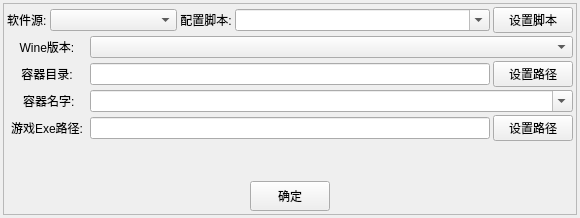
<?xml version="1.0" encoding="UTF-8"?>
<ui version="4.0">
 <class>vekAppAddAT</class>
 <widget class="QWidget" name="vekAppAddAT">
  <property name="geometry">
   <rect>
    <x>0</x>
    <y>0</y>
    <width>580</width>
    <height>218</height>
   </rect>
  </property>
  <property name="minimumSize">
   <size>
    <width>580</width>
    <height>200</height>
   </size>
  </property>
  <property name="maximumSize">
   <size>
    <width>580</width>
    <height>220</height>
   </size>
  </property>
  <property name="windowTitle">
   <string>Dialog</string>
  </property>
  <property name="windowIcon">
   <iconset resource="../vek_res.qrc">
    <normaloff>:/res/img/vek.ico</normaloff>:/res/img/vek.ico</iconset>
  </property>
  <layout class="QGridLayout" name="gridLayout">
   <property name="leftMargin">
    <number>3</number>
   </property>
   <property name="topMargin">
    <number>3</number>
   </property>
   <property name="rightMargin">
    <number>3</number>
   </property>
   <property name="bottomMargin">
    <number>3</number>
   </property>
   <property name="spacing">
    <number>3</number>
   </property>
   <item row="0" column="0">
    <widget class="QFrame" name="verticalFrame">
     <property name="minimumSize">
      <size>
       <width>0</width>
       <height>0</height>
      </size>
     </property>
     <property name="maximumSize">
      <size>
       <width>16777215</width>
       <height>16777215</height>
      </size>
     </property>
     <property name="frameShape">
      <enum>QFrame::StyledPanel</enum>
     </property>
     <property name="frameShadow">
      <enum>QFrame::Raised</enum>
     </property>
     <layout class="QVBoxLayout" name="verticalLayout" stretch="15,15,15,15,15,15,15">
      <property name="spacing">
       <number>3</number>
      </property>
      <property name="leftMargin">
       <number>0</number>
      </property>
      <property name="topMargin">
       <number>0</number>
      </property>
      <property name="rightMargin">
       <number>0</number>
      </property>
      <property name="bottomMargin">
       <number>0</number>
      </property>
      <item>
       <layout class="QHBoxLayout" name="horizontalLayout_7" stretch="1,20,1,40,10">
        <property name="spacing">
         <number>3</number>
        </property>
        <property name="leftMargin">
         <number>3</number>
        </property>
        <property name="topMargin">
         <number>3</number>
        </property>
        <property name="rightMargin">
         <number>3</number>
        </property>
        <item>
         <widget class="QLabel" name="label_3">
          <property name="text">
           <string>软件源:</string>
          </property>
         </widget>
        </item>
        <item>
         <widget class="QComboBox" name="comboBox_SrcApp"/>
        </item>
        <item>
         <widget class="QLabel" name="label_6">
          <property name="text">
           <string>配置脚本:</string>
          </property>
          <property name="alignment">
           <set>Qt::AlignCenter</set>
          </property>
         </widget>
        </item>
        <item>
         <widget class="vekPanelAT" name="comboBox_JsonUrl">
          <property name="editable">
           <bool>true</bool>
          </property>
         </widget>
        </item>
        <item>
         <widget class="QPushButton" name="pushButton_AutoJson">
          <property name="text">
           <string>设置脚本</string>
          </property>
         </widget>
        </item>
       </layout>
      </item>
      <item>
       <layout class="QHBoxLayout" name="horizontalLayout_2" stretch="10,60">
        <property name="spacing">
         <number>3</number>
        </property>
        <property name="leftMargin">
         <number>3</number>
        </property>
        <property name="rightMargin">
         <number>3</number>
        </property>
        <item>
         <widget class="QLabel" name="label">
          <property name="text">
           <string>Wine版本:</string>
          </property>
          <property name="alignment">
           <set>Qt::AlignCenter</set>
          </property>
         </widget>
        </item>
        <item>
         <widget class="QComboBox" name="comboBox_WinVersion"/>
        </item>
       </layout>
      </item>
      <item>
       <layout class="QHBoxLayout" name="horizontalLayout_5" stretch="10,50,10">
        <property name="spacing">
         <number>3</number>
        </property>
        <property name="leftMargin">
         <number>3</number>
        </property>
        <property name="rightMargin">
         <number>3</number>
        </property>
        <property name="bottomMargin">
         <number>0</number>
        </property>
        <item>
         <widget class="QLabel" name="label_4">
          <property name="text">
           <string>容器目录:</string>
          </property>
          <property name="alignment">
           <set>Qt::AlignCenter</set>
          </property>
         </widget>
        </item>
        <item>
         <widget class="QLineEdit" name="lineEdit_DockPath"/>
        </item>
        <item>
         <widget class="QPushButton" name="pushButton_AutoDockPath">
          <property name="sizePolicy">
           <sizepolicy hsizetype="Minimum" vsizetype="Fixed">
            <horstretch>0</horstretch>
            <verstretch>0</verstretch>
           </sizepolicy>
          </property>
          <property name="text">
           <string>设置路径</string>
          </property>
         </widget>
        </item>
       </layout>
      </item>
      <item>
       <layout class="QHBoxLayout" name="horizontalLayout_6" stretch="10,60">
        <property name="spacing">
         <number>3</number>
        </property>
        <property name="leftMargin">
         <number>3</number>
        </property>
        <property name="rightMargin">
         <number>3</number>
        </property>
        <item>
         <widget class="QLabel" name="label_5">
          <property name="text">
           <string> 容器名字:</string>
          </property>
          <property name="alignment">
           <set>Qt::AlignCenter</set>
          </property>
         </widget>
        </item>
        <item>
         <widget class="QComboBox" name="comboBox_DockName">
          <property name="editable">
           <bool>true</bool>
          </property>
         </widget>
        </item>
       </layout>
      </item>
      <item>
       <layout class="QHBoxLayout" name="horizontalLayout_3" stretch="10,50,10">
        <property name="spacing">
         <number>3</number>
        </property>
        <property name="leftMargin">
         <number>3</number>
        </property>
        <property name="rightMargin">
         <number>3</number>
        </property>
        <item>
         <widget class="QLabel" name="label_2">
          <property name="text">
           <string>游戏Exe路径:</string>
          </property>
          <property name="alignment">
           <set>Qt::AlignCenter</set>
          </property>
         </widget>
        </item>
        <item>
         <widget class="QLineEdit" name="lineEdit_AppExePath"/>
        </item>
        <item>
         <widget class="QPushButton" name="pushButton_SetExePath">
          <property name="sizePolicy">
           <sizepolicy hsizetype="Minimum" vsizetype="Fixed">
            <horstretch>0</horstretch>
            <verstretch>0</verstretch>
           </sizepolicy>
          </property>
          <property name="text">
           <string>设置路径</string>
          </property>
         </widget>
        </item>
       </layout>
      </item>
      <item>
       <layout class="QVBoxLayout" name="verticalLayout_2">
        <property name="leftMargin">
         <number>3</number>
        </property>
        <property name="rightMargin">
         <number>3</number>
        </property>
        <item>
         <widget class="QLabel" name="label_ProgText">
          <property name="text">
           <string/>
          </property>
          <property name="alignment">
           <set>Qt::AlignCenter</set>
          </property>
         </widget>
        </item>
       </layout>
      </item>
      <item>
       <layout class="QHBoxLayout" name="horizontalLayout" stretch="10,2,10">
        <property name="spacing">
         <number>3</number>
        </property>
        <property name="bottomMargin">
         <number>3</number>
        </property>
        <item>
         <spacer name="horizontalSpacer">
          <property name="orientation">
           <enum>Qt::Horizontal</enum>
          </property>
          <property name="sizeHint" stdset="0">
           <size>
            <width>40</width>
            <height>20</height>
           </size>
          </property>
         </spacer>
        </item>
        <item>
         <widget class="QPushButton" name="pushButton_DockDone">
          <property name="sizePolicy">
           <sizepolicy hsizetype="Minimum" vsizetype="Preferred">
            <horstretch>0</horstretch>
            <verstretch>0</verstretch>
           </sizepolicy>
          </property>
          <property name="text">
           <string>确定</string>
          </property>
         </widget>
        </item>
        <item>
         <spacer name="horizontalSpacer_2">
          <property name="orientation">
           <enum>Qt::Horizontal</enum>
          </property>
          <property name="sizeHint" stdset="0">
           <size>
            <width>40</width>
            <height>20</height>
           </size>
          </property>
         </spacer>
        </item>
       </layout>
      </item>
     </layout>
    </widget>
   </item>
  </layout>
 </widget>
 <customwidgets>
  <customwidget>
   <class>vekPanelAT</class>
   <extends>QComboBox</extends>
   <header>src/view/jview/vekPanelAT.h</header>
  </customwidget>
 </customwidgets>
 <resources>
  <include location="../vek_res.qrc"/>
 </resources>
 <connections/>
</ui>
